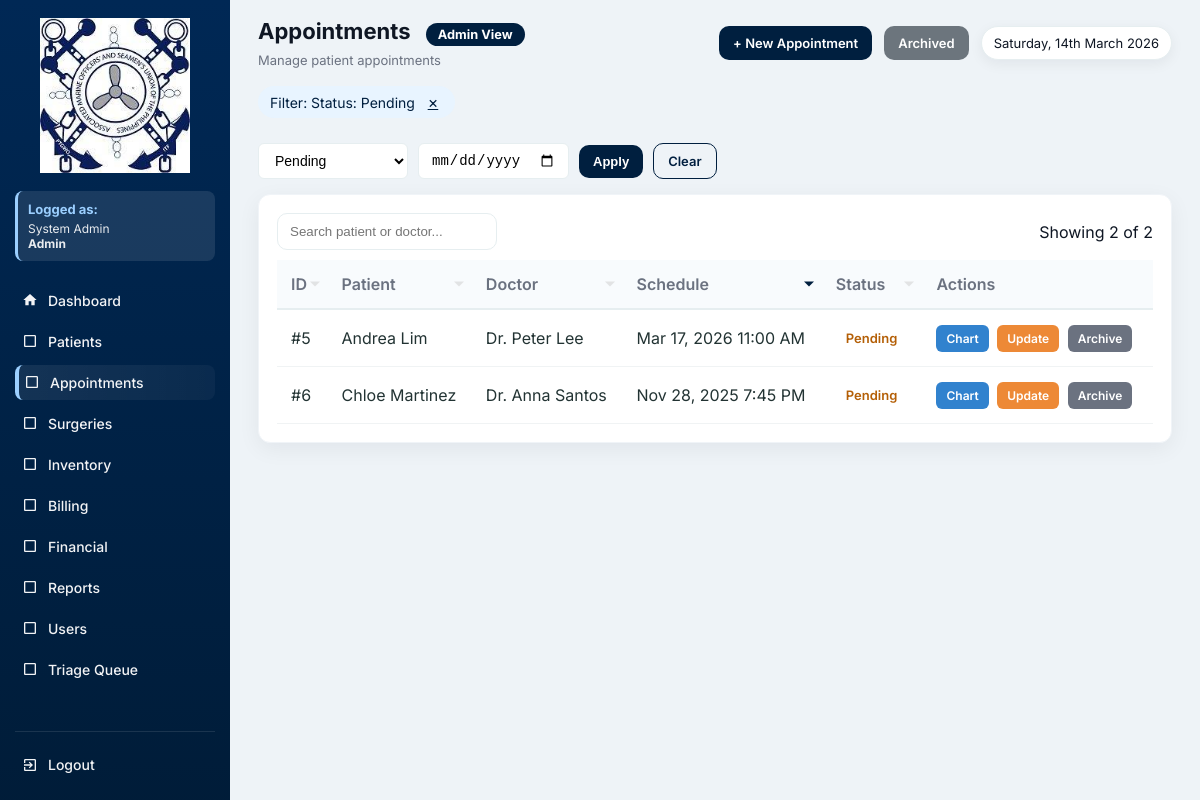
/appointments.php?status=Pending (signed in), run on the app's committed database.
### tables this page shows
CREATE TABLE `appointments` (
  `id` int(11) NOT NULL,
  `patient_id` int(11) DEFAULT NULL,
  `doctor_id` int(11) DEFAULT NULL,
  `schedule_datetime` datetime DEFAULT NULL,
  `status` enum('Pending','Approved','Completed','Cancelled') DEFAULT 'Pending',
  `approved_by` int(11) DEFAULT NULL,
  `reason` text DEFAULT NULL,
  `is_archived` tinyint(1) DEFAULT 0,
  `archived_at` datetime DEFAULT NULL,
  `archived_by` int(11) DEFAULT NULL,
  `cancelled_by` int(11) DEFAULT NULL,
  `notes` text DEFAULT NULL,
  `created_at` timestamp NOT NULL DEFAULT current_timestamp(),
  `created_by` int(11) DEFAULT NULL,
  `cancelled_at` datetime DEFAULT NULL,
  `cancellation_reason` text DEFAULT NULL,
  `completed_by` int(11) DEFAULT NULL,
  `completed_at` datetime DEFAULT NULL,
  `completion_reason` text DEFAULT NULL,
  `approved_at` datetime DEFAULT NULL
);

CREATE TABLE `patients` (
  `id` int(11) NOT NULL,
  `patient_code` varchar(20) DEFAULT NULL,
  `first_name` varchar(100) DEFAULT NULL,
  `last_name` varchar(100) DEFAULT NULL,
  `gender` varchar(10) DEFAULT NULL,
  `sex` enum('Male','Female') DEFAULT NULL,
  `birth_date` date DEFAULT NULL,
  `phone` varchar(50) DEFAULT NULL,
  `address` text DEFAULT NULL,
  `guardian` varchar(100) DEFAULT NULL,
  `blood_type` varchar(10) DEFAULT NULL,
  `weight` decimal(5,2) DEFAULT NULL,
  `height` decimal(5,2) DEFAULT NULL,
  `pulse_rate` int(11) DEFAULT NULL,
  `temperature` decimal(4,2) DEFAULT NULL,
  `guardian_name` varchar(150) DEFAULT NULL,
  `created_at` timestamp NOT NULL DEFAULT current_timestamp(),
  `created_by` int(11) DEFAULT NULL,
  `is_archived` tinyint(1) DEFAULT 0,
  `archived_at` datetime DEFAULT NULL,
  `archived_by` int(11) DEFAULT NULL
);

CREATE TABLE `users` (
  `id` int(11) NOT NULL,
  `full_name` varchar(150) DEFAULT NULL,
  `username` varchar(100) DEFAULT NULL,
  `password` varchar(255) DEFAULT NULL,
  `role` enum('Admin','Doctor','Nurse','Staff','Inventory','Billing','SocialWorker') NOT NULL,
  `created_at` timestamp NOT NULL DEFAULT current_timestamp(),
  `is_active` tinyint(1) DEFAULT 1,
  `deactivated_at` datetime DEFAULT NULL
);

### functions.php (called while the page is built, shortened)
<?php
function fetchAll($conn, $sql, $types = null, $params = [])
{
    $stmt = $conn->prepare($sql);
    $stmt->execute();
    $res = $stmt->get_result();
    $rows = $res->fetch_all(MYSQLI_ASSOC);
    return $rows;
}
function fetchOne($conn, $sql, $types = null, $params = [])
{
    $stmt = $conn->prepare($sql);
    $stmt->execute();
    $res = $stmt->get_result();
    $row = $res->fetch_assoc();
    return $row;
}
?>

### appointments.php (the view, shortened to what this page needs)
<?php
require 'config.php';
require 'functions.php';
$current_role = $_SESSION['role'] ?? 'Guest';
$current_name = $_SESSION['name'] ?? 'User';
$current_user_id = $_SESSION['user_id'];
$role_permissions = [
    'Admin' => [
        'dashboard.php' => 'Dashboard',
        'patients.php' => 'Patients',
        'appointments.php' => 'Appointments',
        'surgeries.php' => 'Surgeries',
        'inventory.php' => 'Inventory',
        'billing.php' => 'Billing',
        'financials.php' => 'Financial',
        'reports.php' => 'Reports',
        'users.php' => 'Users',
        'triage_queue.php' => 'Triage Queue'
    ],
    'Doctor' => [
        'dashboard.php' => 'Dashboard',
        'patients.php' => 'Patients',
        'appointments.php' => 'Appointments',
        'surgeries.php' => 'Surgeries',
        'inventory.php' => 'Inventory',
        'reports.php' => 'Reports',
        'triage_queue.php' => 'Triage Queue'
    ],
    'Nurse' => [
        'dashboard.php' => 'Dashboard',
        'patients.php' => 'Patients',
        'appointments.php' => 'Appointments',
        'inventory.php' => 'Inventory',
        'reports.php' => 'Reports',
        'triage_queue.php' => 'Triage Queue'
    ],
    'Staff' => [
        'dashboard.php' => 'Dashboard',
        'patients.php' => 'Patients',
        'appointments.php' => 'Appointments',
        'reports.php' => 'Reports'
    ],
    'Inventory' => [
        'dashboard.php' => 'Dashboard',
        'inventory.php' => 'Inventory',
        'reports.php' => 'Reports'
    ],
    'Billing' => [
        'dashboard.php' => 'Dashboard',
        'billing.php' => 'Billing',
        'financials.php' => 'Financial',
        'reports.php' => 'Reports'
    ],
    'SocialWorker' => [
        'dashboard.php' => 'Dashboard',
        'financials.php' => 'Financial',
        'reports.php' => 'Reports'
    ]
];
$allowed_pages = $role_permissions[$current_role] ?? ['dashboard.php' => 'Dashboard'];
$filter = $_GET['filter'] ?? '';
$status_filter = $_GET['status'] ?? '';
$date_filter = $_GET['date'] ?? '';
$is_admin = ($current_role === 'Admin');
$show_archived = isset($_GET['show']) && $_GET['show'] === 'archived';
$sort_column = $_GET['sort'] ?? 'schedule';
$sort_order = $_GET['order'] ?? 'desc';
$conditions = [];
if (!$show_archived) {
    $conditions[] = "a.is_archived = 0";
} else {
    $conditions[] = "a.is_archived = 1";
}
if (!empty($status_filter) && in_array($status_filter, ['Pending', 'Approved', 'Completed', 'Cancelled'])) {
    $conditions[] = "a.status = '$status_filter'";
}
$where_clause = 'WHERE ' . implode(' AND ', $conditions);
$total = fetchOne($conn, "SELECT COUNT(*) as total FROM appointments a $where_clause")['total'] ?? 0;
$page = isset($_GET['page']) ? max(1, intval($_GET['page'])) : 1;
$offset = ($page - 1) * 10;
switch ($sort_column) {
    case 'schedule': $order_by = "a.schedule_datetime"; break;
}
$order_by .= " " . strtoupper($sort_order);
$query = "
    SELECT
        a.id, a.schedule_datetime, a.status, a.is_archived,
        p.first_name AS patient_first, p.last_name AS patient_last,
        u.full_name AS doctor_name,
        a.doctor_id
    FROM appointments a
    LEFT JOIN patients p ON a.patient_id = p.id
    LEFT JOIN users u ON a.doctor_id = u.id
    $where_clause
    ORDER BY $order_by
    LIMIT $offset, 10
";
$rows = fetchAll($conn, $query);
?>
<!DOCTYPE html>
<html lang="en">
<head>
</head>
<body>
<div class="app">
  <aside class="sidebar">
    <div class="logo-wrap"><a href="dashboard.php"><img src="logo.jpg" alt="Logo"></a></div>
    <div class="user-info">
      <h4>Logged as:</h4>
      <p><?= htmlspecialchars($current_name) ?><br><strong><?= htmlspecialchars($current_role) ?></strong></p>
    </div>
    <nav class="menu">
      <a href="dashboard.php" class="menu-item <?= basename($_SERVER['PHP_SELF'])=='dashboard.php'?'active':'' ?>">
        <span class="icon"><svg viewBox="0 0 24 24" fill="currentColor"><path d="M10 20v-6h4v6h5v-8h3L12 3 2 12h3v8z"/></svg></span> Dashboard
      </a>
      <?php foreach($allowed_pages as $page => $label): if($page !== 'dashboard.php'): ?>
        <a href="<?= $page ?>" class="menu-item <?= basename($_SERVER['PHP_SELF'])==$page?'active':'' ?>">
          <span class="icon">
            <?php
            $icons = [
              'patients.php' => '<svg viewBox="0 0 24 24" fill="currentColor"><path d="M12 12c2.21 0 4-1.79 4-4s-1.79-4-4-4-4 1.79-4 4 1.79 4 4 4zm0 2c-2.67 0-8 1.34-8 4v2h16v-2c0-2.66-5.33-4-8-4z"/></svg>',
              'appointments.php' => '<svg viewBox="0 0 24 24" fill="currentColor"><path d="M19 3h-1V1h-2v2H8V1H6v2H5c-1.11 0-1.99.9-1.99 2L3 19c0 1.1.89 2 2 2h14c1.1 0 2-.9 2-2V5c0-1.1-.9-2-2-2zm0 16H5V8h14v11zM7 10h5v5H7z"/></svg>',
              'surgeries.php' => '<svg viewBox="0 0 24 24" fill="currentColor"><path d="M12 2C8.13 2 5 5.13 5 9c0 5.25 7 13 7 13s7-7.75 7-13c0-3.87-3.13-7-7-7zm0 9.5c-1.38 0-2.5-1.12-2.5-2.5s1.12-2.5 2.5-2.5 2.5 1.12 2.5 2.5-1.12 2.5-2.5 2.5z"/></svg>',
              'inventory.php' => '<svg viewBox="0 0 24 24" fill="currentColor"><path d="M20 8h-3V4H7v4H4v14h16V8zM9 6h6v2H9V6zm11 14H4v-9h16v9zm-7-7H8v-2h5v2z"/></svg>',
              'billing.php' => '<svg viewBox="0 0 24 24" fill="currentColor"><path d="M11.8 10.9c-2.27-.59-3-1.2-3-2.15 0-1.09 1.01-1.85 2.7-1.85 1.78 0 2.44.85 2.5 2.1h2.21c-.07-1.72-1.12-3.3-3.21-3.81V3h-3v2.16c-1.94.42-3.5 1.68-3.5 3.61 0 2.31 1.91 3.46 4.7 4.13 2.5.6 3 1.48 3 2.41 0 .69-.49 1.79-2.7 1.79-2.06 0-2.87-.92-2.98-2.1h-2.2c.12 2.19 1.76 3.42 3.68 3.83V21h3v-2.15c1.95-.37 3.5-1.5 3.5-3.55 0-2.84-2.43-3.81-4.7-4.4z"/></svg>',
              'financials.php' => '<svg viewBox="0 0 24 24" fill="currentColor"><path d="M3 13h8V3H3v10zm0 8h8v-6H3v6zm10 0h8V11h-8v10zm0-18v6h8V3h-8z"/></svg>',
              'reports.php' => '<svg viewBox="0 0 24 24" fill="currentColor"><path d="M19 3H5c-1.1 0-2 .9-2 2v14c0 1.1.9 2 2 2h14c1.1 0 2-.9 2-2V5c0-1.1-.9-2-2-2zM9 17H7v-7h2v7zm4 0h-2V7h2v10zm4 0h-2v-4h2v4z"/></svg>',
              'users.php' => '<svg viewBox="0 0 24 24" fill="currentColor"><path d="M16 11c1.66 0 2.99-1.34 2.99-3S17.66 5 16 5c-1.66 0-3 1.34-3 3s1.34 3 3 3zm-8 0c1.66 0 2.99-1.34 2.99-3S9.66 5 8 5C6.34 5 5 6.34 5 8s1.34 3 3 3zm0 2c-2.33 0-7 1.17-7 3.5V19h14v-2.5c0-2.33-4.67-3.5-7-3.5zm8 0c-.29 0-.62.02-.97.05 1.16.84 1.97 1.97 1.97 3.45V19h6v-2.5c0-2.33-4.67-3.5-7-3.5z"/></svg>',
              'triage_queue.php' => '<svg viewBox="0 0 24 24" fill="currentColor"><path d="M12 2C6.48 2 2 6.48 2 12s4.48 10 10 10 10-4.48 10-10S17.52 2 12 2zm-2 15l-5-5 1.41-1.41L10 14.17l7.59-7.59L19 8l-9 9z"/></svg>'
            ];
            echo $icons[$page] ?? '<svg viewBox="0 0 24 24" fill="currentColor"><path d="M19 5v14H5V5h14m0-2H5c-1.1 0-2 .9-2 2v14c0 1.1.9 2 2 2h14c1.1 0 2-.9 2-2V5c0-1.1-.9-2-2-2z"/></svg>';
            ?>
          </span> <?= $label ?>
        </a>
      <?php endif; endforeach; ?>
    </nav>
    <div class="sidebar-bottom">
      <a href="logout.php" class="menu-item">
        <span class="icon"><svg viewBox="0 0 24 24" fill="currentColor"><path d="M10.09 15.59L11.5 17l5-5-5-5-1.41 1.41L12.67 11H3v2h9.67l-2.58 2.59zM19 3H5c-1.11 0-2 .9-2 2v4h2V5h14v14H5v-4H3v4c0 1.1.89 2 2 2h14c1.1 0 2-.9 2-2V5c0-1.1-.9-2-2-2z"/></svg></span> Logout
      </a>
    </div>
  </aside>
  <div class="main">
    <div class="topbar">
      <div class="top-left">
        <h1>Appointments <?= $show_archived ? '(Archived)' : '' ?>
          <span class="role-badge role-<?= strtolower($current_role) ?>"><?= htmlspecialchars($current_role) ?> View</span>
        </h1>
        <p>Manage patient appointments</p>
      </div>
      <div class="top-actions">
        <?php if ($show_archived): ?>
          <a href="appointments.php" class="btn btn-outline">View Active</a>
        <?php else: ?>
          <a href="appointment_form.php" class="btn">+ New Appointment</a>
          <?php if ($is_admin): ?>
            <a href="appointments.php?show=archived" class="btn" style="background:#6c757d;">Archived</a>
          <?php endif; ?>
        <?php endif; ?>
        <div class="date-pill"><?= date('l, jS F Y') ?></div>
      </div>
    </div>
    <?php if (!empty($filter) || !empty($status_filter) || !empty($date_filter)): ?>
      <div class="filter-badge">
        Filter:
        <?php
          $bits = [];
          if (!empty($status_filter)) $bits[] = "Status: $status_filter";
          echo implode(' • ', $bits);
        ?>
        <a href="appointments.php" class="close-btn">&times;</a>
      </div>
    <?php endif; ?>
    <div class="filter-controls">
      <select id="statusFilter" class="filter-select" onchange="applyFilter()">
        <option value="Pending" <?= $status_filter=='Pending'?'selected':'' ?>>Pending</option>
      </select>
      <input type="date" id="dateFilter" class="filter-select" value="<?= htmlspecialchars($date_filter) ?>" onchange="applyFilter()">
      <button onclick="applyFilter()" class="btn" style="background:var(--navy-700);">Apply</button>
      <a href="appointments.php" class="btn btn-outline">Clear</a>
    </div>
    <div class="table-wrap">
      <div class="table-controls">
        <input type="text" id="searchInput" class="search-input" placeholder="Search patient or doctor...">
        <div class="muted">Showing <span id="rowCount"><?= count($rows) ?></span> of <?= number_format($total) ?></div>
      </div>
      <table id="appointmentsTable">
        <thead>
          <tr>
            <th class="sortable-header <?= $sort_column=='id'?$sort_order:'' ?>" onclick="sortTable('id','<?= $sort_column=='id' && $sort_order=='asc'?'desc':'asc' ?>')">ID</th>
            <th class="sortable-header <?= $sort_column=='patient'?$sort_order:'' ?>" onclick="sortTable('patient','<?= $sort_column=='patient' && $sort_order=='asc'?'desc':'asc' ?>')">Patient</th>
            <th class="sortable-header <?= $sort_column=='doctor'?$sort_order:'' ?>" onclick="sortTable('doctor','<?= $sort_column=='doctor' && $sort_order=='asc'?'desc':'asc' ?>')">Doctor</th>
            <th class="sortable-header <?= $sort_column=='schedule'?$sort_order:'' ?>" onclick="sortTable('schedule','<?= $sort_column=='schedule' && $sort_order=='asc'?'desc':'asc' ?>')">Schedule</th>
            <th class="sortable-header <?= $sort_column=='status'?$sort_order:'' ?>" onclick="sortTable('status','<?= $sort_column=='status' && $sort_order=='asc'?'desc':'asc' ?>')">Status</th>
            <th>Actions</th>
          </tr>
        </thead>
        <tbody>
          <?php if (count($rows) > 0): ?>
            <?php foreach($rows as $r): ?>
              <?php
              $status_class = [
                  'Pending' => 'pending',
                  'Approved' => 'approved',
                  'Completed' => 'completed',
                  'Cancelled' => 'cancelled'
              ][$r['status']] ?? 'pending';
              $schedule = date('M j, Y g:i A', strtotime($r['schedule_datetime']));
              $patient_name = trim(($r['patient_first']??'').' '.($r['patient_last']??''));
              $row_bg = $r['is_archived'] ? 'style="background:rgba(149,165,166,0.1);"' : '';
              $can_edit_status = false;
              if (!$r['is_archived']) {
                  if ($current_role === 'Admin') {
                      $can_edit_status = true;
                  } elseif ($current_role === 'Doctor' && $r['doctor_id'] == $current_user_id) {
                      $can_edit_status = true;
                  } elseif ($current_role === 'Nurse') {
                      $can_edit_status = true;
                  } elseif ($current_role === 'Staff') {
                      $can_edit_status = true;
                  }
              }
              $status_clickable_class = $can_edit_status ? 'editable' : 'not-editable';
              ?>
              <tr data-id="<?= $r['id'] ?>" data-doctor="<?= $r['doctor_id'] ?>" data-status="<?= $r['status'] ?>" <?= $row_bg ?>>
                <td>#<?= $r['id'] ?></td>
                <td><?= htmlspecialchars($patient_name) ?></td>
                <td><?= htmlspecialchars($r['doctor_name'] ?? '') ?></td>
                <td><?= $schedule ?></td>
                <td>
                  <span class="status <?= $status_class ?> <?= $status_clickable_class ?>"
                        data-id="<?= $r['id'] ?>"
                        data-status="<?= $r['status'] ?>"
                        data-doctor="<?= $r['doctor_id'] ?>"
                        data-role="<?= htmlspecialchars($current_role) ?>"
                        onclick="<?= $can_edit_status ? 'openStatusModal(this)' : '' ?>">
                    <?= $r['status'] ?>
                  </span>
                </td>
                <td style="white-space:nowrap;">
                  <a href="appointment_view.php?id=<?= $r['id'] ?>" class="action-btn btn-chart">Chart</a>
                  <?php if (!$r['is_archived'] && $current_role !== 'Doctor'): ?>
                    <a href="appointment_form.php?id=<?= $r['id'] ?>" class="action-btn btn-update">Update</a>
                  <?php endif; ?>
                  <?php if ($is_admin): ?>
                    <?php if (!$r['is_archived']): ?>
                      <a href="appointments.php?archive=<?= $r['id'] ?>" class="action-btn btn-archive" onclick="return confirm('Archive appointment for &quot;<?= htmlspecialchars($patient_name, ENT_QUOTES) ?>&quot;?')">Archive</a>
                    <?php else: ?>
                      <a href="appointments.php?restore=<?= $r['id'] ?>" class="action-btn btn-archive" onclick="return confirm('Restore appointment for &quot;<?= htmlspecialchars($patient_name, ENT_QUOTES) ?>&quot;?')">Restore</a>
                    <?php endif; ?>
                  <?php endif; ?>
                </td>
              </tr>
            <?php endforeach; ?>
          <?php else: ?>
            <tr><td colspan="6" style="text-align:center; padding:30px;">No appointments found.</td></tr>
          <?php endif; ?>
        </tbody>
      </table>
    </div>
  </div>
</div>
</body>
</html>

### data on the page
appointments: id "5", patient.last_name "Andrea Lim", doctor.full_name "Dr. Peter Lee", schedule_datetime "Mar 17, 2026 11:00 AM", status "Pending"
appointments: id "6", patient.last_name "Chloe Martinez", doctor.full_name "Dr. Anna Santos", schedule_datetime "Nov 28, 2025 7:45 PM", status "Pending"

### other printed values
$current_name "System Admin"
$current_role "Admin"
$label "Patients"
$label "Appointments"
$label "Surgeries"
$label "Inventory"
$label "Billing"
$label "Financial"
$label "Reports"
$label "Users"
$label "Triage Queue"
implode(' • ', $bits) "Status: Pending"
count($rows) "2"
$total "2"
